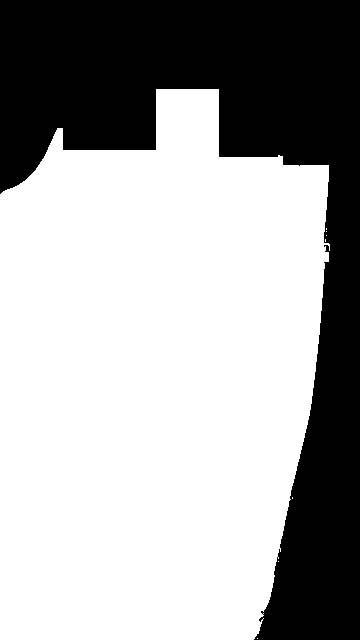
#> input picture MascheraCam1.jpg, 360 x 640 px, given in place of 102, which was not available
$ python registra.py   (older library calls are emulated)
#> lines starting #> are read from the running program, lines starting #| are printed output that depends on the picture; pictures that were not available may be replaced by others from this repository, and a replacement may not be noted
### Registrazioni/ClassIPCamCaptureMotion.py
# import the necessary packages
import numpy as np
import cv2
import sys, os, time, traceback
from datetime import datetime
from time import gmtime, strftime
from scipy.spatial import distance as dist


class IPCamVideoAlarm_CaptureMotion():
    def __init__(self, frame_height, frame_width, crop_height, crop_width):

        self.font = cv2.FONT_HERSHEY_SIMPLEX

        # Inizializzazioni variabili per i processi
        self.movimentframe = None

        # MOTION
        """self.mog2 = mog2  # false uso la procedura semplificata ARm, True uso il rilevamento MOG2
        if self.mog2:
            self.initCheckMovimentMOG2()"""

        self.asMotion = False  #ho un movimento
        self.asThresh = False #ho un frame di movimento
        self.thresh = None #frame del movimento o MOG o standard
        self.frame1gray = self.frame2gray = None #frame del movimento in grigio utilizzati per la differenza

        self.max_cnts = 50 #numero massimo di countours per frame
        self.min_area_moviment = 100 #area minima degli oggetti
        self.max_area_moviment = 15000 #area massima degli oggetti
        self.sensitivity_value = 47 #sensibilita' notte 23-25 giorno 37-43
        self.kernelOp = np.ones((1,1),np.uint8)
        self.kernelCl = np.ones((17,17),np.uint8)
        #FRAME
        self.height = frame_height
        self.width = frame_width

        #CROP FRAME
        self.crop_height = crop_height
        self.crop_width = crop_width

        self.centro_pesato = (int(self.width/2), int(self.height/2))


    """def initCheckMovimentMOG2(self):
        self.fgbg = cv2.createBackgroundSubtractorMOG2(detectShadows = True) #Create the background substractor
        self.kernelOp = np.ones((3,3),np.uint8)
        self.kernelCl = np.ones((11,11),np.uint8)
        print ("Inizializzo MOG2") """


    def cropBox(self, cx, cy):
        if cx - self.crop_width/2 < 0:
            cx = int(self.crop_width/2)

        if cx + self.crop_width/2 > self.width:
            cx = int(self.width - self.crop_width/2)

        if cy - self.crop_height/2 < 0:
            cy = int(self.crop_height/2)

        if cy + self.crop_height/2 > self.height:
            cy = int(self.height - self.crop_height/2)

        return (cx - int(self.crop_width/2), cy - int(self.crop_height/2)),(cx + int(self.crop_width/2), cy + int(self.crop_height/2))

    def detectHasMoved(self, frame):
        self.asMotion = False
        self.movimentframe = frame
        try:
            _, cnts, _ = cv2.findContours(self.thresh, cv2.RETR_EXTERNAL, cv2.CHAIN_APPROX_SIMPLE)
            if len(cnts) > 0 and len(cnts) < self.max_cnts:
                points_center = []
                area_weights = []
                cmax = max(cnts, key = cv2.contourArea)
                cmin = min(cnts, key = cv2.contourArea)
                max_contour_area = cv2.contourArea(cmax)
                min_contour_area = cv2.contourArea(cmin)

                # stampo l'area rilevata
                print ('Contour Area %s Min :%.2f  Max :%.2f')%(len(cnts), min_contour_area, max_contour_area)

                for c in cnts:
                    area = cv2.contourArea(c)
                    if area >= self.min_area_moviment and area <= self.max_area_moviment:

                        # disegno il contorno
                        cv2.drawContours(self.movimentframe, c, -1, (0,0,200), 3, 8)

                        M = cv2.moments(c)

                        center = (int(M["m10"] / M["m00"]), int(M["m01"] / M["m00"]))
                        points_center.append(center)
                        area_weights.append(area)
                        # il cerchio viene generato sul frame corrente per essere visto
                        cv2.circle(self.movimentframe, center, 5, (0,0,255), -1)
                        cv2.putText(self.movimentframe, "Area: {0:.2f}".format(max_contour_area),(center[0]+10,center[1]),self.font,0.5,(0,0,255), 2)
                #calcolo il centro di massa di tutti i countors che sono dentro al range
                if len(points_center) > 0:
                    print ('Contour Area %s Min :%.2f  Max :%.2f')%(len(cnts), min_contour_area, max_contour_area)
                    p = np.array(points_center)
                    # media
                    #c = tuple(np.mean(p, axis=0, dtype=np.int))
                    #media pesata con l'area
                    a = np.average(p, axis=0, weights=area_weights)
                    self.centro_pesato = (int(a[0]), int(a[1]))


                    # marco il momento del movimento
                    self.trigger_time = time.time()
                    self.asMotion = True

            cv2.circle(self.movimentframe, self.centro_pesato, 10, (0,255, 0), -1)
            ll, ur = self.cropBox(self.centro_pesato[0], self.centro_pesato[1])
            cv2.rectangle(self.movimentframe, ll, ur, (0, 255, 0), 2)

            return self.asMotion
        except:
            print ("[ERROR] somethingHasMoved error")
            tb = sys.exc_info()[2]
            tbinfo = traceback.format_tb(tb)[0]
            pymsg = "PYTHON ERRORS:\nTraceback Info:\n" + tbinfo + "\nError Info:\n    " + \
                str(sys.exc_type)+ ": " + str(sys.exc_value) + "\n"
            print(pymsg)
            return self.asMotion

    def movimentARM(self, frame):
        try:
            self.frame2gray  = cv2.cvtColor (frame, cv2.COLOR_BGR2GRAY) #current gray frame
            if self.frame1gray == None:
                self.frame1gray = self.frame2gray

            #Absdiff to get the difference between to the frames
            frameDiff = cv2.absdiff(self.frame1gray, self.frame2gray)
            imBin = cv2.threshold(frameDiff, self.sensitivity_value, 255, cv2.THRESH_BINARY)[1]
            mask = cv2.morphologyEx(imBin, cv2.MORPH_OPEN, self.kernelOp)
            self.thresh =  cv2.morphologyEx(mask , cv2.MORPH_CLOSE, self.kernelCl)

            #mask = cv2.dilate(imBin, None, iterations=2)
            self.frame1gray = self.frame2gray
            return True
        except:
            self.asThresh = False
            print ("[ERROR] movimentARM error")
            tb = sys.exc_info()[2]
            tbinfo = traceback.format_tb(tb)[0]
            pymsg = "PYTHON ERRORS:\nTraceback Info:\n" + tbinfo + "\nError Info:\n    " + \
                str(sys.exc_type)+ ": " + str(sys.exc_value) + "\n"
            print(pymsg)
            return False

    """def movimentMOG2(self, frame):
        self.asThresh = True
        fgmask = self.fgbg.apply(frame) #Use the substractor
        try:
            ret,imBin= cv2.threshold(fgmask,127,255,cv2.THRESH_BINARY)
            #Opening (erode->dilate) para quitar ruido.
            mask = cv2.morphologyEx(imBin, cv2.MORPH_OPEN, self.kernelOp)
            #Closing (dilate -> erode) para juntar regiones blancas.
            mask =  cv2.morphologyEx(mask , cv2.MORPH_CLOSE, self.kernelCl)
            return mask
        except:
            self.asThresh = False
            print('Errore movimentMOG2')"""

    def eventMotion(self, framein):
        try:
            if self.movimentARM(framein):
                # i valori di anali posso essere commentati per permetterne al software di determinarli esternamente alla procedura
                #self.max_cnts = 50
                #self.min_area_moviment = 200
                #self.max_area_moviment = 15000
                if self.detectHasMoved(framein):
                    return True
            return False
        except:
            print ("[ERROR] Thresh error")
            tb = sys.exc_info()[2]
            tbinfo = traceback.format_tb(tb)[0]
            pymsg = "PYTHON ERRORS:\nTraceback Info:\n" + tbinfo + "\nError Info:\n    " + \
                str(sys.exc_type)+ ": " + str(sys.exc_value) + "\n"
            print(pymsg)
            return False

### Registrazioni/ClassIPCamRec.py
# import the necessary packages
import numpy as np
import cv2
import sys, os, time, traceback
from datetime import datetime
from time import gmtime, strftime


class IPCamVideoAlarm_Recording():
    def __init__(self, cartella, nome_cam, fps, width, height):

        # Inizializzazione variabili
        self.nome_cam = nome_cam # nome della IPCam o del file

        # Inizializzazioni variabili per i processi
        self.recframe = None

        # REGISTRAZIONE
        #inizializzo la dimensione del video
        self.record_fps = fps
        self.record_height = height
        self.record_width =  width


        self.time_recording = 2 #tempo per la registrazione

        # inizializzo a False il flag della registrazione video
        # sara' inizializzato a True quabdo voglio registrare
        self.isRecording = False

        # inizializzo asRecording a False
        # sara marcato a True se faccio registrazione su questo video se rimane False al termine il file verra' cancellato
        self.asRecording = False

        # inizializzo savedframe a False
        # sara marcato a True quando verra' salvato un frame in una foto
        # serve per non salvare costantemente le foto
        self.savedframe = False

        #cartella di archiviazione
        self.recording_dir = cartella

        #inizializzo le variabili, le cartelle (video e foto) e il file di registrazione video
        self.initRecorder(cartella)

    # INIZIO REGISTRAZIONE
    def initRecorder(self, cartella): #Create the recorder
        try:


            # verifico se esite la cartella principale di registazione esiste, altrimento la creo
            if not os.path.exists(self.recording_dir):
                os.mkdir(self.recording_dir)

            # verifico se esite la cartella di registazione video, altrimento la creo
            self.recording_video_dir = os.path.join(self.recording_dir, "video")
            if not os.path.exists(self.recording_video_dir):
                os.mkdir(self.recording_video_dir)

            # verifico se esite la cartella di registazione foto, altrimento la creo
            self.recording_foto_dir = os.path.join(self.recording_dir, "foto")
            if not os.path.exists(self.recording_foto_dir):
                os.mkdir(self.recording_foto_dir)

            #inizializzo la registrazione video
            nome_recorded_file = self.nome_cam + '_%s.avi'%strftime("%d-%b-%Y-%H-%M-%S", time.localtime())
            self.recording_video_file = os.path.join(self.recording_video_dir, nome_recorded_file)

            # Define the codec and create VideoWriter object
            fourcc = cv2.VideoWriter_fourcc(*'XVID')

            self.writer = cv2.VideoWriter(self.recording_video_file, fourcc, self.record_fps, (self.record_width, self.record_height))
            print(("File %s per la registrazione video FPS:%s (w:%s h:%s)")%(self.recording_video_file, self.record_fps, self.record_width,self.record_height))
        except:
            tb = sys.exc_info()[2]
            tbinfo = traceback.format_tb(tb)[0]
            pymsg = "PYTHON ERRORS:\nTraceback Info:\n" + tbinfo + "\nError Info:\n    " + \
                str(sys.exc_type)+ ": " + str(sys.exc_value) + "\n"
            print(pymsg)
            print(("Errore inizializzazione file %s per la registrazione video")%(self.recording_video_file))
            return False

    def Video(self, frame):
        try:
            if self.time_recording > 0 and self.isRecording:
                if time.time() >= self.trigger_time + self.time_recording: #Record during n seconds
                    print ("[INFO] Stop recording")
                    self.isRecording = False
            if self.isRecording:
                    self.writer.write(frame) #Write the frame
                    self.asRecording = True
        except:
            tb = sys.exc_info()[2]
            tbinfo = traceback.format_tb(tb)[0]
            pymsg = "PYTHON ERRORS:\nTraceback Info:\n" + tbinfo + "\nError Info:\n    " + \
                str(sys.exc_type)+ ": " + str(sys.exc_value) + "\n"
            print(pymsg)

            return False
            print(("Errore registrazione frame %s")%(self.recording_video_file))

    # [10 lines left out: function Foto, not called in this run]
    # FINE REGISTRAZIONE

    def close(self):
        # chiudo la registrazione
        self.writer.release()

        # se non ho registrato cancello il file
        if self.asRecording == False:
            print(("Cancello file %s per la registrazione video, non ci sono frame registrati")%(self.recording_video_file))
            os.remove(self.recording_video_file)

### Registrazioni/registra.py
# import the necessary packages
import numpy as np
import cv2
import sys, os, time, traceback
from datetime import datetime
from time import gmtime, strftime
from scipy.spatial import distance as dist
from ClassIPCamCaptureMotion import IPCamVideoAlarm_CaptureMotion
from ClassIPCamRec import IPCamVideoAlarm_Recording

class IPCamVideoAlarm():
    def __init__(self, sorgente, cartella, nome_cam, ruota=0.0, scala=1, mog2=False):

#> called with cartella = '/home/odroid/cv4/Registrazioni/', nome_cam = 'Cam1', ruota = 90, scala = 1, mog2 = False
        self.font = cv2.FONT_HERSHEY_SIMPLEX
        self.scale_percent = scala

        # Inizializzazione variabili
        self.nome_cam = nome_cam # nome della IPCam o del file
        self.ruota = ruota

        # Inizializzazioni variabili per i processi
        self.curframe = None

        # MASK
        self.asMask = False
        self.maskframe = None

        # ROI
        self.asROI = False
        self.ROI = None

        # FINESTRE
        self.initWindows()

        #PROCESSO DI CAPTURE
        self.fvs = cv2.VideoCapture(sorgente)
        time.sleep(1.0)

        width = int(self.fvs.get(cv2.CAP_PROP_FRAME_WIDTH))
        height = int(self.fvs.get(cv2.CAP_PROP_FRAME_HEIGHT ))
        self.fps = self.fvs.get(cv2.CAP_PROP_FPS)
        print(("Video STREAMING FPS:%s (w:%s h:%s)")%(self.fps, width, height))

        self.processImage()
#> in processImage, self.curframe is the input picture: shape (640, 360, 3); min 0, max 255, mean 167.4
#> in rotateImage, `t = cv2.transpose(image)`:
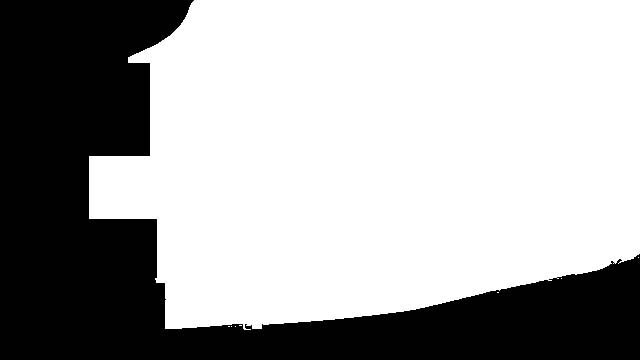
#> t: shape (360, 640, 3); min 0, max 255, mean 167.4
#> in rotateImage, `k = cv2.flip(t, 0)`:
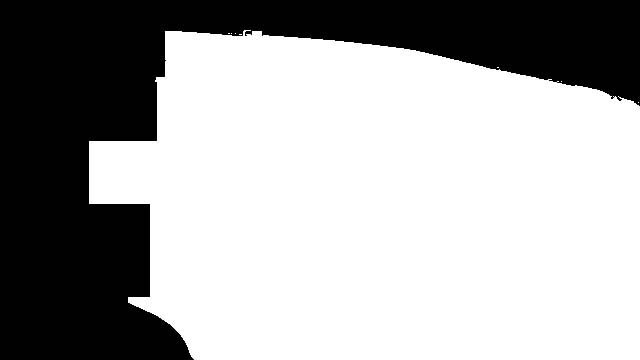
#> k: shape (360, 640, 3); min 0, max 255, mean 167.4
        self.height, self.width = self.curframe.shape[:2]
#> self.height = 360; self.width = 640
        print(("Frame format(w:%s h:%s)")%(self.height, self.width))
#| Frame format(w:360 h:640)

        # MOTION
        #self.crop_height = 160
        #self.crop_width = 160
        self.motion = IPCamVideoAlarm_CaptureMotion(self.height, self.width, 160, 160)

        # RECORDING
        self.recording = IPCamVideoAlarm_Recording(cartella, nome_cam, self.fps, self.width, self.height)
#| File /home/odroid/cv4/Registrazioni/video/Cam1_20-Nov-2026-17-36-29.avi per la registrazione video FPS:30.0 (w:640 h:360)

    # [27 lines left out: functions defineMask, defineRoi, not called in this run]

    def addMask(self, frame):
        try:
            if self.asMask:
                self.maskframe = cv2.bitwise_and (frame, frame, mask = self.mask)
            else:
                self.maskframe = frame
            return True
        except:
            print ("[ERROR ] addMask")
            return False

    def addRoi(self, frame):
        k = cv2.addWeighted(frame, 0.8, self.ROI, 0.2, -1)
        return k

    # [9 lines left out: function resizeImage_percent, not called in this run]

    def rotateImage(self, image):#parameter angel in degrees
        #t0 = time.time()
        t = cv2.transpose(image)
        k = cv2.flip(t, 0)
        #print ("    Tempo rotazione %s", time.time()-t0)
        return k

    def processImage(self):
        try:
            ret, self.curframe = self.fvs.read()
            if ret:
                t0 = time.time()
                if self.scale_percent < 1:
                    self.curframe = self.resizeImage_percent(self.curframe)
                if self.ruota == 90.0:
                        self.curframe = self.rotateImage(self.curframe)
                self.addMask(self.curframe)
                print ("    processImage: %.4f (sec)"%(time.time()-t0))
                return True
            return False

        except:
            print ("[ERROR ] Image process")
            tb = sys.exc_info()[2]
            tbinfo = traceback.format_tb(tb)[0]
            pymsg = "PYTHON ERRORS:\nTraceback Info:\n" + tbinfo + "\nError Info:\n    " + \
                str(sys.exc_type)+ ": " + str(sys.exc_value) + "\n"
            print(pymsg)
            return False

    def alarmMotionImage(self):
        try:
            self.motion.max_cnts = 50
            self.motion.min_area_moviment = 500
            self.motion.max_area_moviment = 15000
            alarm = False
            if self.processImage():
                alarm = self.motion.eventMotion(self.maskframe)
#> in movimentARM, `frameDiff = cv2.absdiff(self.frame1gray, self.frame2gray)`: frameDiff: shape (360, 640); every value is 0
#> in detectHasMoved, `_, cnts, _ = cv2.findContours(self.thresh, cv2.RETR_EXTERNAL, cv2.CHAI..`: cnts = []
#> in detectHasMoved, `cv2.rectangle(self.movimentframe, ll, ur, (0, 255, 0), 2)`:
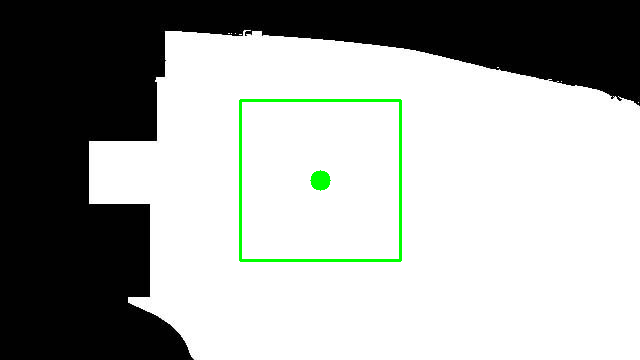
#> self.movimentframe: shape (360, 640, 3); mean B, G, R 164.9, 167.4, 164.9
#> alarm = False
                self.maskframe = self.motion.movimentframe
            return alarm
        except:
            print ("[ERROR] Alarm Image")
            tb = sys.exc_info()[2]
            tbinfo = traceback.format_tb(tb)[0]
            pymsg = "PYTHON ERRORS:\nTraceback Info:\n" + tbinfo + "\nError Info:\n    " + \
                str(sys.exc_type)+ ": " + str(sys.exc_value) + "\n"
            print(pymsg)
            return False


    # INIZIO FINESTRE
    def initWindows(self):
        # inizializzo finestra Live
        self.is_live_window = True
        self.live_window = self.nome_cam + " Live"

        # inizializzo finestra Mask
        self.is_mask_window = False
        self.mask_window = self.nome_cam + " Mask"

        # inizializzo finestra Roi
        self.is_roi_window = False
        self.roi_window = self.nome_cam + " ROI"

        # inizializzo finestra thresh
        self.is_thresh_window = False
        self.thresh_window = self.nome_cam + " Thresh"

        # inizializzo finestra motion
        self.is_motion_window = False
        self.motion_window = self.nome_cam + " Motion"

        #nome finistra LIve
        cv2.namedWindow(self.live_window)

    # [41 lines left out: functions initWindowMask, closeWindowMask, initWindowROI, closeWindowROI, initWindowThresh, closeWindowThresh and 2 more, not called in this run]


    def showLiveImage(self): #mostra tutte le finestre attive
        try:
            self.showMaskImage()
            self.showRoiImage()
            self.showThreshImageARM()
            self.showMotionImage()
            #self.showThreshImageMOG2()
            cv2.imshow(self.live_window, self.curframe) #viene mostrato per ultimo per ottenere le eventuali visualizzazioni
        except:
            print ("[ERROR] imshow error")

    def showMaskImage(self):
        try:
            if self.is_mask_window:
                cv2.imshow(self.mask_window, self.maskframe)
        except:
            print ("[ERROR] MASK imshow error")

    def showRoiImage(self):
        try:
            if self.is_roi_window:
                m = self.addRoi(self.curframe)
                cv2.imshow(self.roi_window, m)
        except:
            print ("[ERROR] ROI imshow error")

    def showThreshImageARM(self):
        try:
            if self.is_thresh_window:
                cv2.imshow(self.thresh_window, self.thresh)
        except:
            print ("[ERROR] Thresh error")
            tb = sys.exc_info()[2]
            tbinfo = traceback.format_tb(tb)[0]
            pymsg = "PYTHON ERRORS:\nTraceback Info:\n" + tbinfo + "\nError Info:\n    " + \
                str(sys.exc_type)+ ": " + str(sys.exc_value) + "\n"
            print(pymsg)

    # [13 lines left out: function showThreshImageMOG2, not called in this run]

    def showMotionImage(self):
        try:
            if self.is_motion_window:
                cv2.imshow(self.motion_window, self.motion)
        except:
            print ("[ERROR] Thresh error")
            tb = sys.exc_info()[2]
            tbinfo = traceback.format_tb(tb)[0]
            pymsg = "PYTHON ERRORS:\nTraceback Info:\n" + tbinfo + "\nError Info:\n    " + \
                str(sys.exc_type)+ ": " + str(sys.exc_value) + "\n"
            print(pymsg)
    #FINE FINESTRE

    # [29 lines left out: functions alarm_masqueradeImage, alarm_defocus, not called in this run]

    def close(self):
        self.recording.close()

        # distruggo le viste
        cv2.destroyAllWindows()


if __name__=="__main__":
    os.environ['TZ'] = 'Europe/Rome'

    # load our serialized model from disk
    print("[INFO] Start Video Recording...")


    video_path = 'rtsp://admin:luca2006@vignale.duckdns.org/Streaming/Channels/102'
    video_store = "/home/odroid/cv4/Registrazioni/"

    cam1 = IPCamVideoAlarm(video_path, video_store, "Cam1", 90.0, 1, False)
    # cam1.defineMask("C:\\opencv\\RaspyPerson\\MascheraCam1.jpg")
    # cam1.defineRoi("C:\\opencv\\RaspyPerson\\RoiCam1.jpg")

    t0 = time.time()
    ora = strftime("%d-%b-%Y-%H-%M-%S", time.localtime())
    print("[INFO] Starting video alarm process...%s"%ora)
    while True:
            startt0 = time.time()
            if cam1.alarmMotionImage():
                cam1.recording.time_recording = 5 #default 2 sec
                cam1.recording.trigger_time = time.time()
                cam1.recording.isRecording = True
                print ("Allarme!!!!!!!!!!!!!!!")
            cam1.recording.Video(cam1.curframe)
            cam1.showLiveImage()
            # print ("        Elaborazione in %s ",   time.time()- startt0)


            key = cv2.waitKey(3) & 0xFF
#> (key q is pressed here)
            if key == 27 or key == ord('q'):
                cam1.close()
                exit(0)
#> (the program exits here)
